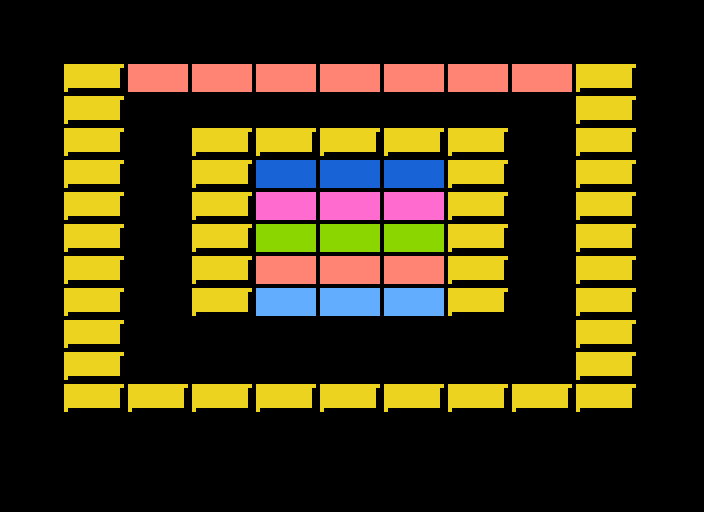

A 2D game scene composited from a Tiled map and its tileset images. What follows is a short description and the map's XML, with every tile layer's data as written:
An orthogonal 11x16 tile map with 64x32 px tiles, 1 tile layer (Level).

<map version="1.10" tiledversion="1.10.2" orientation="orthogonal" renderorder="right-down" width="11" height="16" tilewidth="64" tileheight="32" infinite="0" nextlayerid="2" nextobjectid="1">
 <tileset firstgid="1" name="tileset" tilewidth="64" tileheight="32" tilecount="12" columns="4">
  <image source="tileset.png" width="256" height="96" />
 </tileset>
 <layer id="1" name="Level" width="11" height="16">
  <data encoding="csv">
0,0,0,0,0,0,0,0,0,0,0,
0,0,0,0,0,0,0,0,0,0,0,
0,10,2,2,2,2,2,2,2,10,0,
0,10,0,0,0,0,0,0,0,10,0,
0,10,0,10,10,10,10,10,0,10,0,
0,10,0,10,6,6,6,10,0,10,0,
0,10,0,10,7,7,7,10,0,10,0,
0,10,0,10,4,4,4,10,0,10,0,
0,10,0,10,2,2,2,10,0,10,0,
0,10,0,10,3,3,3,10,0,10,0,
0,10,0,0,0,0,0,0,0,10,0,
0,10,0,0,0,0,0,0,0,10,0,
0,10,10,10,10,10,10,10,10,10,0,
0,0,0,0,0,0,0,0,0,0,0,
0,0,0,0,0,0,0,0,0,0,0,
0,0,0,0,0,0,0,0,0,0,0
</data>
 </layer>
</map>